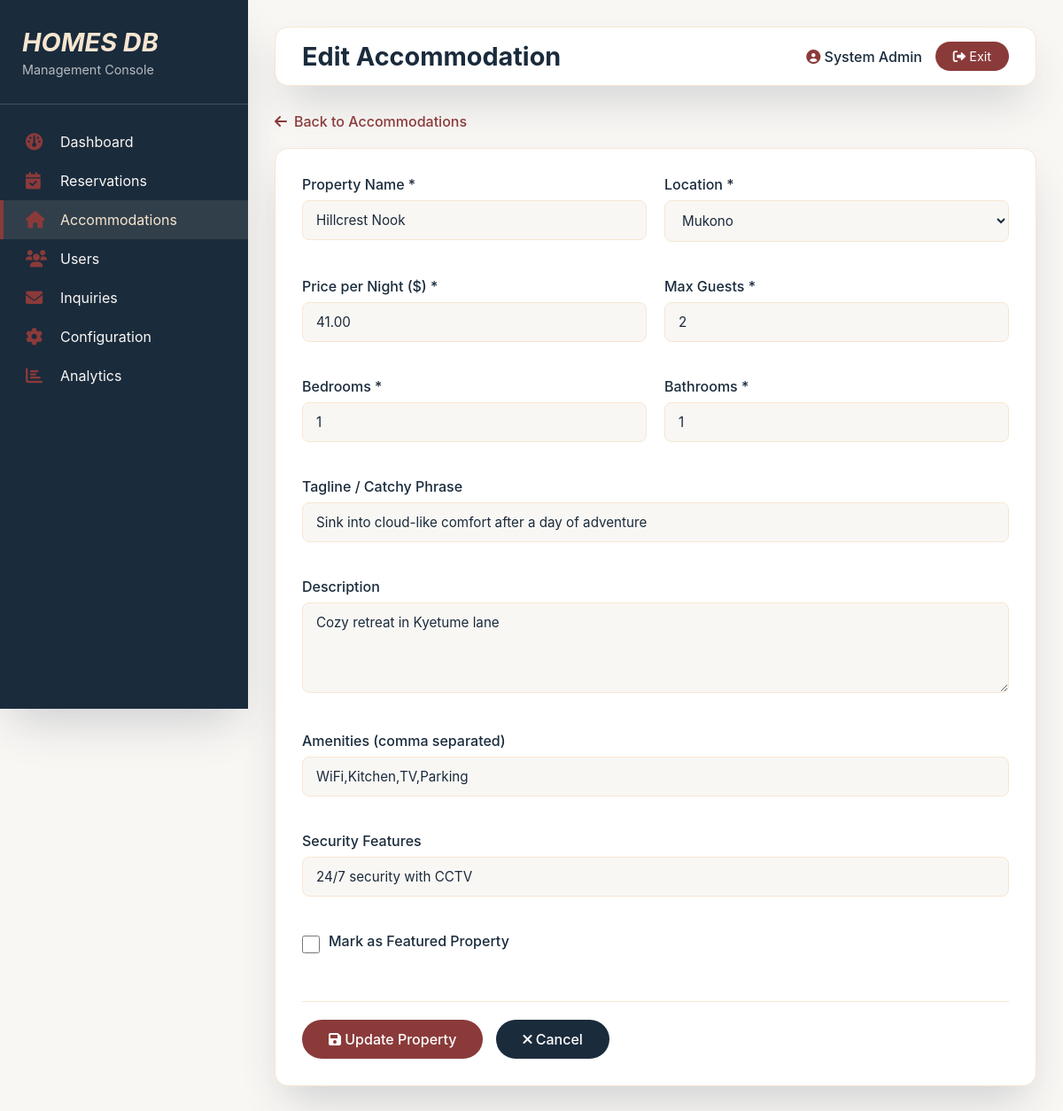
The page /admin/edit-accomodation.php?id=1 (signed in) on the database its author committed.
### tables this page shows
CREATE TABLE `accommodations` (
  `accom_id` int(11) NOT NULL,
  `accom_slug` varchar(100) NOT NULL,
  `accom_name` varchar(200) NOT NULL,
  `accom_location` varchar(100) NOT NULL,
  `accom_price` decimal(10,2) NOT NULL,
  `accom_description` text DEFAULT NULL,
  `accom_bedrooms` int(11) DEFAULT 1,
  `accom_bathrooms` int(11) DEFAULT 1,
  `accom_max_guests` int(11) DEFAULT 2,
  `accom_amenities` text DEFAULT NULL,
  `accom_image_url` varchar(500) DEFAULT NULL,
  `accom_rating` decimal(2,1) DEFAULT 4.5,
  `accom_reviews` int(11) DEFAULT 0,
  `accom_tagline` varchar(200) DEFAULT NULL,
  `accom_security` varchar(200) DEFAULT NULL,
  `accom_featured` tinyint(1) DEFAULT 0,
  `accom_created_at` timestamp NOT NULL DEFAULT current_timestamp()
);

### db_config.php (called while the page is built)
<?php
$db_host = 'localhost';
$db_name = 'homes_db';
$db_user = 'root';
$db_pass = '';
try {
    $db_connection = new PDO("mysql:host=$db_host;dbname=$db_name;charset=utf8mb4", $db_user, $db_pass);
    $db_connection->setAttribute(PDO::ATTR_ERRMODE, PDO::ERRMODE_EXCEPTION);
    $db_connection->setAttribute(PDO::ATTR_DEFAULT_FETCH_MODE, PDO::FETCH_ASSOC);
} catch (PDOException $e) {
    die("Connection failed to database $db_name : " . $e->getMessage());
}
function db_query($sql, $params = []) {
    global $db_connection;
    $stmt = $db_connection->prepare($sql);
    $stmt->execute($params);
    return $stmt;
}
?>

### admin/edit-accomodation.php (the view, shortened to what this page needs)
<?php
require_once '../db_config.php';
$accom_id = isset($_GET['id']) ? $_GET['id'] : 0;
$accommodation = db_query("SELECT * FROM accommodations WHERE accom_id = ?", [$accom_id])->fetch();
?>
<!DOCTYPE html>
<html lang="en">
<head>
    <link rel="stylesheet" href="https://cdnjs.cloudflare.com/ajax/libs/font-awesome/6.0.0-beta3/css/all.min.css">
</head>
<body>
    <div class="nav-sidebar">
        <div class="sidebar-header">
            <h2>HOMES DB</h2>
            <p>Management Console</p>
        </div>
        <div class="nav-menu">
            <a href="dashboard.php" class="nav-item">
                <i class="fas fa-dashboard"></i>
                <span>Dashboard</span>
            </a>
            <a href="reservations.php" class="nav-item">
                <i class="fas fa-calendar-check"></i>
                <span>Reservations</span>
            </a>
            <a href="accommodations.php" class="nav-item active">
                <i class="fas fa-home"></i>
                <span>Accommodations</span>
            </a>
            <a href="users.php" class="nav-item">
                <i class="fas fa-users"></i>
                <span>Users</span>
            </a>
            <a href="inquiries.php" class="nav-item">
                <i class="fas fa-envelope"></i>
                <span>Inquiries</span>
            </a>
            <a href="configuration.php" class="nav-item">
                <i class="fas fa-cog"></i>
                <span>Configuration</span>
            </a>
            <a href="analytics.php" class="nav-item">
                <i class="fas fa-chart-bar"></i>
                <span>Analytics</span>
            </a>
        </div>
    </div>
    <div class="main-panel">
        <div class="top-header">
            <div class="page-header">
                <h1>Edit Accommodation</h1>
            </div>
            <div class="user-profile">
                <span><i class="fas fa-user-circle" style="color: var(--accent-burgundy);"></i> <?php echo $_SESSION['username']; ?></span>
                <a href="logout.php" class="logout-link"><i class="fas fa-sign-out-alt"></i> Exit</a>
            </div>
        </div>
        <a href="accommodations.php" class="back-link"><i class="fas fa-arrow-left"></i> Back to Accommodations</a>
        <div class="form-card">
            <form method="POST" action="">
                <div class="form-grid">
                    <div class="form-group">
                        <label>Property Name *</label>
                        <input type="text" name="name" class="form-control" value="<?php echo htmlspecialchars($accommodation['accom_name']); ?>" required>
                    </div>
                    <div class="form-group">
                        <label>Location *</label>
                        <select name="location" class="form-control" required>
                            <option value="Mukono" <?php echo $accommodation['accom_location'] == 'Mukono' ? 'selected' : ''; ?>>Mukono</option>
                        </select>
                    </div>
                    <div class="form-group">
                        <label>Price per Night ($) *</label>
                        <input type="number" name="price" class="form-control" step="0.01" value="<?php echo $accommodation['accom_price']; ?>" required>
                    </div>
                    <div class="form-group">
                        <label>Max Guests *</label>
                        <input type="number" name="max_guests" class="form-control" value="<?php echo $accommodation['accom_max_guests']; ?>" required>
                    </div>
                    <div class="form-group">
                        <label>Bedrooms *</label>
                        <input type="number" name="bedrooms" class="form-control" value="<?php echo $accommodation['accom_bedrooms']; ?>" required>
                    </div>
                    <div class="form-group">
                        <label>Bathrooms *</label>
                        <input type="number" name="bathrooms" class="form-control" step="0.5" value="<?php echo $accommodation['accom_bathrooms']; ?>" required>
                    </div>
                    <div class="form-group full-width">
                        <label>Tagline / Catchy Phrase</label>
                        <input type="text" name="tagline" class="form-control" value="<?php echo htmlspecialchars($accommodation['accom_tagline']); ?>">
                    </div>
                    <div class="form-group full-width">
                        <label>Description</label>
                        <textarea name="description" class="form-control" rows="4"><?php echo htmlspecialchars($accommodation['accom_description']); ?></textarea>
                    </div>
                    <div class="form-group full-width">
                        <label>Amenities (comma separated)</label>
                        <input type="text" name="amenities" class="form-control" value="<?php echo htmlspecialchars($accommodation['accom_amenities']); ?>">
                    </div>
                    <div class="form-group full-width">
                        <label>Security Features</label>
                        <input type="text" name="security" class="form-control" value="<?php echo htmlspecialchars($accommodation['accom_security']); ?>">
                    </div>
                    <div class="form-group full-width">
                        <div class="checkbox-group">
                            <input type="checkbox" name="featured" id="featured" <?php echo $accommodation['accom_featured'] ? 'checked' : ''; ?>>
                            <label for="featured">Mark as Featured Property</label>
                        </div>
                    </div>
                </div>
                <div class="form-actions">
                    <button type="submit" class="btn-primary"><i class="fas fa-save"></i> Update Property</button>
                    <a href="accommodations.php" class="btn-secondary"><i class="fas fa-times"></i> Cancel</a>
                </div>
            </form>
        </div>
    </div>
</body>
</html>

### admin/edit-accomodation.php (style rules this page uses)
* { margin: 0; padding: 0; box-sizing: border-box; font-family: 'Inter', -apple-system, sans-serif; }
:root { --primary-dark: #1A2B3C; --primary-light: #F9F7F4; --accent-cream: #F7E6D0; --accent-burgundy: #8B3A3A; --pure-white: #FFFFFF; --shadow-lg: 0 25px 50px -12px rgba(26,43,60,0.2); }
body { background-color: var(--primary-light); display: flex; min-height: 100vh; }
.nav-sidebar { width: 280px; background: var(--primary-dark); color: var(--primary-light); padding: 30px 0; position: fixed; height: 100vh; overflow-y: auto; box-shadow: var(--shadow-lg); }
.sidebar-header { padding: 0 25px 30px; border-bottom: 1px solid rgba(247,230,208,0.2); }
.sidebar-header h2 { color: var(--accent-cream); font-style: italic; font-size: 1.8rem; margin-bottom: 5px; }
.sidebar-header p { color: var(--primary-light); opacity: 0.7; font-size: 0.9rem; }
.nav-menu { padding: 20px 0; }
.nav-item { padding: 12px 25px; display: flex; align-items: center; gap: 15px; color: var(--primary-light); text-decoration: none; transition: all 0.25s; border-left: 4px solid transparent; }
.nav-item:hover, .nav-item.active { background: rgba(247,230,208,0.1); border-left-color: var(--accent-burgundy); color: var(--accent-cream); }
.nav-item i { width: 24px; font-size: 1.2rem; color: var(--accent-burgundy); }
.main-panel { flex: 1; margin-left: 280px; padding: 30px; }
.top-header { background: var(--pure-white); padding: 15px 30px; border-radius: 15px; box-shadow: var(--shadow-lg); display: flex; justify-content: space-between; align-items: center; margin-bottom: 30px; border: 1px solid var(--accent-cream); }
.page-header h1 { color: var(--primary-dark); font-size: 1.8rem; }
.user-profile { display: flex; align-items: center; gap: 15px; }
.user-profile span { color: var(--primary-dark); font-weight: 500; }
.logout-link { background: var(--accent-burgundy); color: white; padding: 8px 20px; border-radius: 40px; text-decoration: none; font-size: 0.9rem; transition: all 0.25s; }
.back-link { display: inline-flex; align-items: center; gap: 8px; color: var(--accent-burgundy); text-decoration: none; margin-bottom: 20px; font-weight: 500; }
.form-card { background: var(--pure-white); border-radius: 15px; box-shadow: var(--shadow-lg); border: 1px solid var(--accent-cream); padding: 30px; }
.form-grid { display: grid; grid-template-columns: repeat(2, 1fr); gap: 20px; }
.form-group { margin-bottom: 20px; }
.form-group.full-width { grid-column: span 2; }
.form-group label { display: block; margin-bottom: 8px; color: var(--primary-dark); font-weight: 500; }
.form-control { width: 100%; padding: 12px 15px; border: 1px solid var(--accent-cream); border-radius: 8px; background: var(--primary-light); color: var(--primary-dark); font-size: 0.95rem; }
textarea.form-control { resize: vertical; min-height: 100px; }
.checkbox-group { display: flex; align-items: center; gap: 10px; }
.checkbox-group input { width: 20px; height: 20px; }
.form-actions { display: flex; gap: 15px; margin-top: 30px; padding-top: 20px; border-top: 1px solid var(--accent-cream); }
.btn-primary { background: var(--accent-burgundy); color: white; padding: 12px 30px; border-radius: 40px; text-decoration: none; font-weight: 500; border: none; cursor: pointer; font-size: 1rem; transition: all 0.25s; }
.btn-secondary { background: var(--primary-dark); color: white; padding: 12px 30px; border-radius: 40px; text-decoration: none; font-weight: 500; border: none; cursor: pointer; font-size: 1rem; transition: all 0.25s; }

### rows shown on the page
accommodations: name "Hillcrest Nook", location "Mukono", price "41.00", max_guests "2", bedrooms "1", bathrooms "1", tagline "Sink into cloud-like comfort after a day of adventure", description "Cozy retreat in Kyetume lane", amenities "WiFi,Kitchen,TV,Parking", security "24/7 security with CCTV"

### other values the page prints
$_SESSION['username'] "System Admin"
